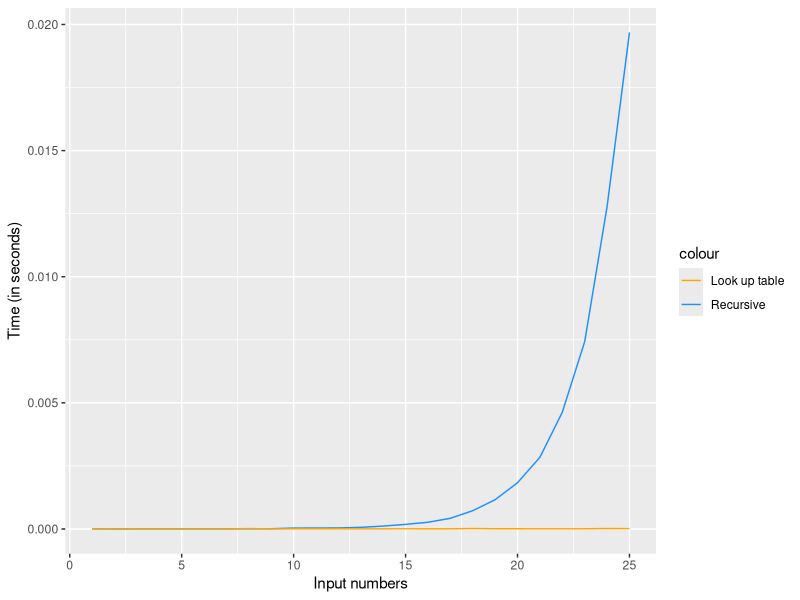

Reproduce this figure in R.
library("ggplot2")

vars = read.csv("r_input.csv", header=F)

png(filename="Hanoi_algorithm_comparison.png", 
    units="cm", 
    width=14, 
    height=8, 
    pointsize=50, 
    res=150)

ggplot(vars, aes(vars$V1)) + 
  geom_line(aes(y = vars$V2, colour = "Recursive")) + 
  geom_line(aes(y = vars$V3, colour = "Look up table")) +
  ylab('Time (in seconds)') + xlab('Input numbers') +
  scale_color_manual(values=c("orange", "dodgerblue1"))

invisible(dev.off())
